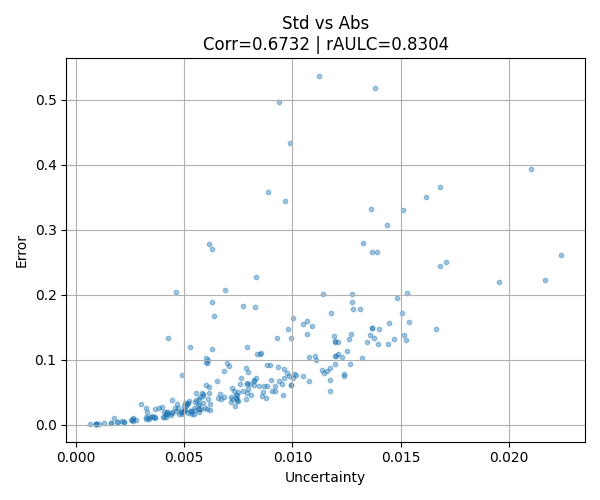
#> input picture segmentation_eval/BUI256_DROP/std_vs_abs.png, 600 x 500 px, found by its file name
$ python BUI_iterative_uncertainty_eval.py
#> lines starting #> are read from the running program, lines starting #| are printed output that depends on the picture; after the words box and inside, x2 and y2 are one past the last pixel; in counts of white or black regions, pixels touching at a corner belong together; pictures that were not available may be replaced by others from this repository, and a replacement may not be noted
### segmentation_eval/evaluation.py
import numpy as np
from scipy import ndimage
import sklearn.metrics

# [8 lines left out: function min_max_normalize, not called in this run]

def correctness(TP, FP, eps=1e-12):
    return TP / (TP + FP + eps)

def completeness(TP, FN, eps=1e-12):
    return TP / (TP + FN + eps)

def quality(TP, FP, FN, eps=1e-12):
    return TP / (TP + FP + FN + eps)

def f1_score(correctness_val, completeness_val, eps=1e-12):
    return 2.0 / (1.0 / (correctness_val + eps) + 1.0 / (completeness_val + eps))

# [43 lines left out: functions relaxed_confusion_matrix, compute_ccq, compute_ccq_normal, not called in this run]


def AULC(uncs, error):
    idxs = np.argsort(uncs)
    uncs_s = uncs[idxs]
    error_s = error[idxs]
    mean_error = error_s.mean()
    error_csum = np.cumsum(error_s)
    Fs = error_csum / np.arange(1, len(error_s) + 1)
    Fs = mean_error / (Fs)
    s = 1 / len(Fs)
    return -1 + s * Fs.sum()

def rAULC(uncs, error):
    perf_aulc = AULC(error, error)
    curr_aulc = AULC(uncs, error)
    return curr_aulc / perf_aulc

def corr(uncs, error):
    matrix = np.corrcoef(np.array(uncs), np.array(error))
    return matrix[0][1]

def split_and_mean(array, num_rows=2, num_cols=2):
    """
    Chia mảng 2D thành nhiều phần bằng nhau và tính mean của từng phần.

    Parameters:
        array (np.ndarray): Mảng đầu vào 2D.
        num_rows (int): Số hàng muốn chia.
        num_cols (int): Số cột muốn chia.

    Returns:
        crops (List[np.ndarray]): Danh sách các mảng con.
        means (List[float]): Danh sách các giá trị mean của từng crop.
    """
    h, w = array.shape
    assert h % num_rows == 0 and w % num_cols == 0, "Kích thước không chia hết!"

    crop_h = h // num_rows
    crop_w = w // num_cols

    means = []

    for i in range(num_rows):
        for j in range(num_cols):
            crop = array[i*crop_h:(i+1)*crop_h, j*crop_w:(j+1)*crop_w]
            means.append(np.mean(crop))

    return means

def get_uncertainty_by_var(list, axis, num_rows, num_cols):
    matrix = np.var(list, axis=axis)
    return split_and_mean(matrix, num_rows, num_cols)

def get_uncertainty_by_std(list, axis, num_rows, num_cols):
    matrix = np.std(list, axis=axis)
    return split_and_mean(matrix, num_rows, num_cols)

def get_error_by_abs(pred, mask, num_rows, num_cols):
    matrix = np.abs(pred - mask)
    return split_and_mean(matrix, num_rows, num_cols)

def get_error_by_mse(pred, mask, num_rows, num_cols):
    matrix = (pred - mask) ** 2
    return split_and_mean(matrix, num_rows, num_cols)

def cal_roc_auc(labels, uncertainties):
    roc_auc = sklearn.metrics.roc_auc_score(labels, uncertainties)
    return roc_auc

# [4 lines left out: function cal_pr_auc, not called in this run]

### segmentation_eval/plot.py
import matplotlib.pyplot as plt
from evaluation import compute_ccq, compute_ccq_normal, corr, rAULC
import os
import numpy as np

# [28 lines left out: functions plot_uncertainty_bar_chart, plot_unc_vs_error, not called in this run]


def plot_corr_rAULC(x, y, title, filename, SAVE_PATH):
    plt.figure(figsize=(6, 5))
    plt.scatter(x, y, s=10, alpha=0.4)
    plt.xlabel("Uncertainty")
    plt.ylabel("Error")
    plt.title(f"{title}\nCorr={corr(x, y):.4f} | rAULC={rAULC(x, y):.4f}")
    plt.grid(True)
    plt.tight_layout()
    plt.savefig(os.path.join(SAVE_PATH, filename))
    plt.close()

### segmentation_eval/BUI_iterative_uncertainty_eval.py
import sys
import os
sys.path.append(os.path.abspath(os.path.join(os.path.dirname(__file__), "..")))

from tqdm import tqdm
import numpy as np
import cv2
from pathlib import Path
from concurrent.futures import ThreadPoolExecutor
import csv
from plot import plot_unc_vs_error, plot_corr_rAULC
import pandas as pd

from evaluation import compute_ccq, compute_ccq_normal, corr, rAULC
from evaluation import get_uncertainty_by_var, get_uncertainty_by_std
from evaluation import get_error_by_abs, get_error_by_mse

NUM_ITERATION = 3
SAVE_PATH ="/home/ltnghia02/MEDICAL_ITERATIVE/Uncertainty_Estimation/segmentation_eval/BUI_iter"
OUTPUT_PATH = "/home/ltnghia02/MEDICAL_ITERATIVE/model/BUI_iter/predict_epoch_100/"
IMAGE_TEST_PATH = "/home/ltnghia02/MEDICAL_ITERATIVE/Dataset/BUI_256/test/image"
MASK_PATH = "/home/ltnghia02/MEDICAL_ITERATIVE/Dataset/BUI_256/test/mask"

os.makedirs(SAVE_PATH, exist_ok=True)

image_files = [f for f in os.listdir(IMAGE_TEST_PATH) if f.endswith(".png")]
num_image = len(image_files)
print("Total images:", num_image)

def evaluate_single_image(image_name):
#> called with image_name = 'std_vs_abs.png'
    try:
        name_without_ext = os.path.splitext(image_name)[0]
        mask_name = Path(image_name).name
        mask_path = os.path.join(MASK_PATH, mask_name)
        mask = cv2.imread(mask_path, cv2.IMREAD_GRAYSCALE)
#> mask: shape (500, 600); min 0, max 255, mean 248.3
        if mask is None:
            print(f"[ERROR] Cannot read mask: {mask_path}")
            return 0, 0, 0, 0
        mask = (mask >= 128).astype(np.uint8)
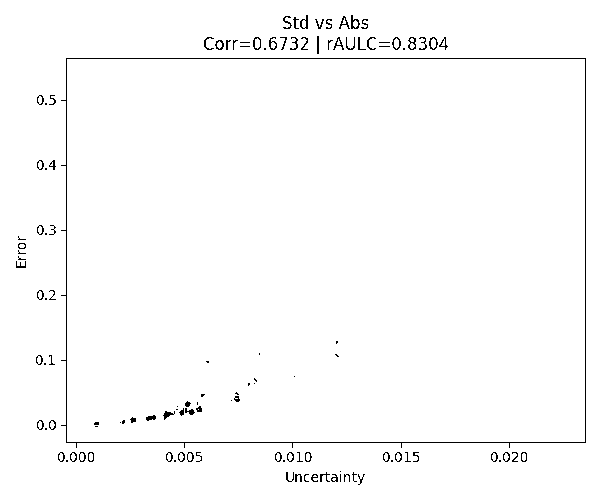
#> mask: shape (500, 600); values 0 (black) and 1 (white), 98.5% white; black in thin lines or dots, all inside (x1, y1, x2, y2) = (16, 15, 586, 485)

        outputs = []
        # grads = []
        for i in range(NUM_ITERATION):
            output_path = os.path.join(OUTPUT_PATH, f"{name_without_ext}_output_{i}.png")
            img = cv2.imread(output_path, cv2.IMREAD_GRAYSCALE)
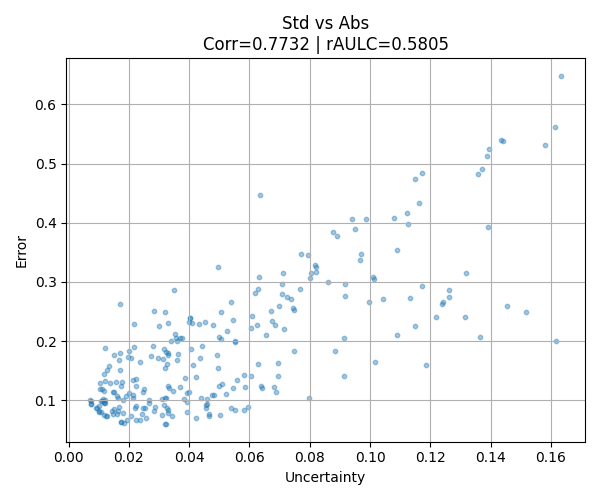
#> input picture segmentation_eval/BUI_iter/std_vs_abs.png, 600 x 500 px, given in place of std_vs_abs_output_0.png, which was not available
#> img: shape (500, 600); min 0, max 255, mean 247.6
            if img is None:
                print(f"[ERROR] File not found or unreadable: {output_path}")
                return 0, 0, 0, 0
            img = img.astype(np.float32) / 255.0
            outputs.append(img)

            # [7 lines of commented-out code are left out]

        pred = outputs[-1]

        var_unc = get_uncertainty_by_var(outputs, axis=0, num_rows=2, num_cols=2)
#> after the loop in split_and_mean, `for i in range(num_rows):`:
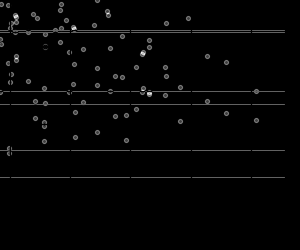
#> crop: shape (250, 300) float32; min 0, max 0.0551, mean 0.000941; drawn with min black and max white
#> after the loop in split_and_mean, `for i in range(num_rows):`: means = [0.00155, 0.00172, 0.0028, 0.000941]
#> var_unc = [0.00155, 0.00172, 0.0028, 0.000941]
        std_unc = get_uncertainty_by_std(outputs, axis=0, num_rows=2, num_cols=2)
#> call 2 of split_and_mean, with num_rows = 2, num_cols = 2
#> after the loop in split_and_mean (call 2), `for i in range(num_rows):`:
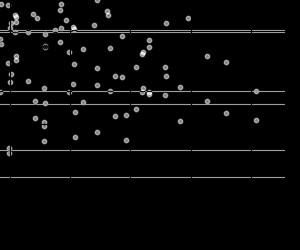
#> crop: shape (250, 300) float32; min 0, max 0.235, mean 0.00714; drawn with min black and max white
#> after the loop in split_and_mean (call 2), `for i in range(num_rows):`: means = [0.00636, 0.00854, 0.0168, 0.00714]
#> std_unc = [0.00636, 0.00854, 0.0168, 0.00714]

        # var_grad_unc = get_uncertainty_by_var(grads, axis=0, num_rows=2, num_cols=2)
        # std_grad_unc = get_uncertainty_by_std(grads, axis=0, num_rows=2, num_cols=2)

        abs_err = get_error_by_abs(pred, mask, num_rows=2, num_cols=2)
#> call 3 of split_and_mean, with num_rows = 2, num_cols = 2
#> after the loop in split_and_mean (call 3), `for i in range(num_rows):`:
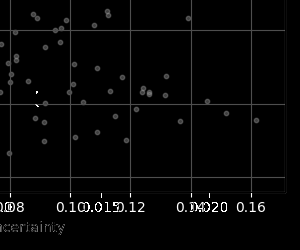
#> crop: shape (250, 300) float32; min 0, max 1, mean 0.0232
#> after the loop in split_and_mean (call 3), `for i in range(num_rows):`: means = [0.0164, 0.0192, 0.04, 0.0232]
#> abs_err = [0.0164, 0.0192, 0.04, 0.0232]
        mse_err = get_error_by_mse(pred, mask, num_rows=2, num_cols=2)
#> call 4 of split_and_mean, with num_rows = 2, num_cols = 2
#> after the loop in split_and_mean (call 4), `for i in range(num_rows):`:
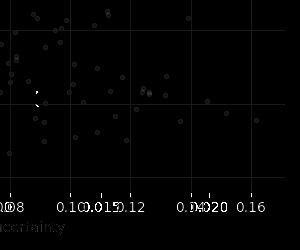
#> crop: shape (250, 300) float32; min 0, max 1, mean 0.0112
#> after the loop in split_and_mean (call 4), `for i in range(num_rows):`: means = [0.00921, 0.00966, 0.0213, 0.0112]
#> mse_err = [0.00921, 0.00966, 0.0213, 0.0112]

        return var_unc, std_unc, abs_err, mse_err #, var_grad_unc, std_grad_unc

    except Exception as e:
        print(f"[ERROR] Exception while processing {image_name}: {e}")
        return 0, 0, 0, 0

if __name__ == "__main__":
    var_uncertainties = []
    std_uncertainties = []
    var_grad_uncertainties = []
    std_grad_uncertainties = []
    abs_errors = []
    mse_errors = []

    with ThreadPoolExecutor(max_workers=8) as executor:
        results = list(tqdm(executor.map(evaluate_single_image, image_files), total=num_image))
#> results = [([0.00155, 0.00172, 0.0028, 0.000941], [0.00636, 0.00854, 0.0168, 0.00714], [0.0164, 0.0192, 0.04, 0.0232], [0.00921, 0.00966, 0.0213, 0.0112])]

    # for var_unc, std_unc, abs_err, mse_err, var_grad_unc, std_grad_unc in results:
    for var_unc, std_unc, abs_err, mse_err in results:
        var_uncertainties += var_unc
        std_uncertainties += std_unc

        abs_errors += abs_err
        mse_errors += mse_err
#> this loop made 1 pass
#> (var_uncertainties, std_uncertainties, abs_errors, mse_errors) on pass 1: ([0.00155, 0.00172, 0.0028, 0.000941], [0.00636, 0.00854, 0.0168, 0.00714], [0.0164, 0.0192, 0.04, 0.0232], [0.00921, 0.00966, 0.0213, 0.0112])

        # var_grad_uncertainties += var_grad_unc
        # std_grad_uncertainties += std_grad_unc

    var_uncertainties = np.array(var_uncertainties)
    std_uncertainties = np.array(std_uncertainties)
    abs_errors = np.array(abs_errors)
    mse_errors = np.array(mse_errors)
    # var_grad_uncertainties = np.array(var_grad_uncertainties)
    # std_grad_uncertainties = np.array(std_grad_uncertainties)


    results = [
        {
            "Metric": "Std vs abs",
            "Corr": corr(std_uncertainties, abs_errors),
            "rAULR": rAULC(std_uncertainties, abs_errors)
        },
        {
            "Metric": "Std vs mse",
            "Corr": corr(std_uncertainties, mse_errors),
            "rAULR": rAULC(std_uncertainties, mse_errors)
        },
        {
            "Metric": "Var vs abs",
            "Corr": corr(var_uncertainties, abs_errors),
            "rAULR": rAULC(var_uncertainties, abs_errors)
        },
        {
            "Metric": "Var vs mse",
            "Corr": corr(var_uncertainties, mse_errors),
            "rAULR": rAULC(var_uncertainties, mse_errors)
        }
    ]
#> in corr, `matrix = np.corrcoef(np.array(uncs), np.array(error))`: matrix = [[1, 0.961], [0.961, 1]]
#> in AULC, `idxs = np.argsort(uncs)`: idxs = [0, 1, 3, 2]
#> in AULC, `uncs_s = uncs[idxs]`: uncs_s = [0.0164, 0.0192, 0.0232, 0.04]
#> in AULC, `mean_error = error_s.mean()`: mean_error = 0.0247
#> in AULC, `error_csum = np.cumsum(error_s)`: error_csum = [0.0164, 0.0357, 0.0589, 0.0989]
#> in AULC, `Fs = error_csum / np.arange(1, len(error_s) + 1)`: Fs = [0.0164, 0.0178, 0.0196, 0.0247]
#> in AULC, `Fs = mean_error / (Fs)`: Fs = [1.5, 1.39, 1.26, 1]
#> in AULC, `s = 1 / len(Fs)`: s = 0.25
#> in rAULC, `perf_aulc = AULC(error, error)`: perf_aulc = 0.288
#> in rAULC, `curr_aulc = AULC(uncs, error)`: curr_aulc = 0.253

    # Chuyển thành DataFrame và lưu CSV
    df = pd.DataFrame(results)
#> df = table of 4 rows and 3 columns
    df.to_csv(os.path.join(SAVE_PATH, "uncertainty_result.csv"), index=False)

    # results = [
    #     {
    #         "Metric": "Std vs abs",
    #         "Corr": corr(std_grad_uncertainties, abs_errors),
    #         "rAULR": rAULC(std_grad_uncertainties, abs_errors)
    #     },
    #     {
    #         "Metric": "Std vs mse",
    #         "Corr": corr(std_grad_uncertainties, mse_errors),
    #         "rAULR": rAULC(std_grad_uncertainties, mse_errors)
    #     },
    #     {
    #         "Metric": "Var vs abs",
    #         "Corr": corr(var_grad_uncertainties, abs_errors),
    #         "rAULR": rAULC(var_grad_uncertainties, abs_errors)
    #     },
    #     {
    #         "Metric": "Var vs mse",
    #         "Corr": corr(var_grad_uncertainties, mse_errors),
    #         "rAULR": rAULC(var_grad_uncertainties, mse_errors)
    #     }
    # ]

    # df = pd.DataFrame(results)
    # df.to_csv(os.path.join(SAVE_PATH, "grad_uncertainty_result.csv"), index=False)

    plot_pairs = [
        (std_uncertainties, abs_errors, "Std vs Abs", "std_vs_abs.png"),
        (std_uncertainties, mse_errors, "Std vs MSE", "std_vs_mse.png"),
        (var_uncertainties, abs_errors, "Var vs Abs", "var_vs_abs.png"),
        (var_uncertainties, mse_errors, "Var vs MSE", "var_vs_mse.png"),
        # (std_grad_uncertainties, abs_errors, "Std vs Abs", "grad_std_vs_abs.png"),
        # (std_grad_uncertainties, mse_errors, "Std vs MSE", "grad_std_vs_mse.png"),
        # (var_grad_uncertainties, abs_errors, "Var vs Abs", "grad_var_vs_abs.png"),
        # (var_grad_uncertainties, mse_errors, "Var vs MSE", "grad_var_vs_mse.png")
    ]

    for x, y, title, filename in plot_pairs:
        plot_corr_rAULC(x, y, title, filename, SAVE_PATH)
#> this loop made 4 passes
#> (x, y, title, filename) on passes 1 to 3: ([0.00636, 0.00854, 0.0168, 0.00714], [0.0164, 0.0192, 0.04, 0.0232], 'Std vs Abs', 'std_vs_abs.png'), ([0.00636, 0.00854, 0.0168, 0.00714], [0.00921, 0.00966, 0.0213, 0.0112], 'Std vs MSE', 'std_vs_mse.png'), ([0.00155, 0.00172, 0.0028, 0.000941], [0.0164, 0.0192, 0.04, 0.0232], 'Var vs Abs', 'var_vs_abs.png')
#> pass 2, in plot_corr_rAULC (call 2), `plt.savefig(os.path.join(SAVE_PATH, filename))`:
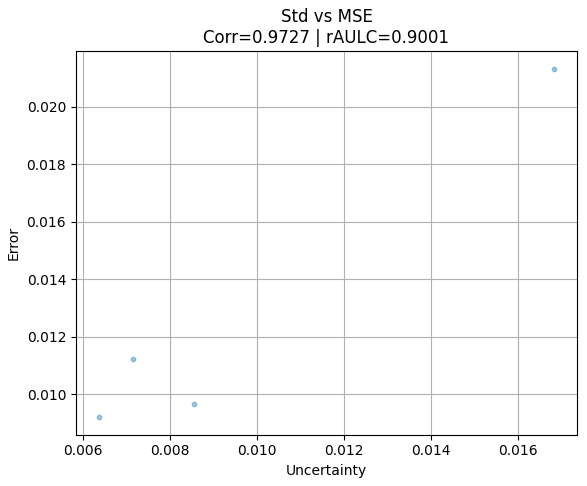
#> figure drawn by matplotlib, 1 panel

    print("All plots saved to folder.")
